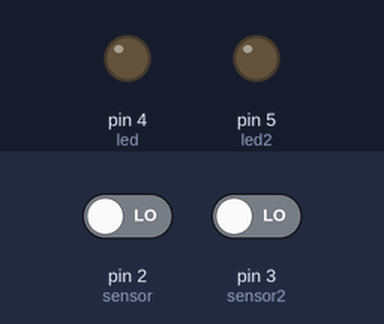
This sketch was run on a simulated Arduino Uno, built with avr-gcc and run on an emulated ATmega328P. Shown: output pins drawn as LEDs (lit = HIGH). The inputs (shaded band) are chosen by the test bench; at power-on: pin 2 (sensor) LOW, pin 3 (sensor2) LOW.

Above: at 1.2 s.
1.3 s: pin 2 (sensor) driven HIGH
At 1.8 s:
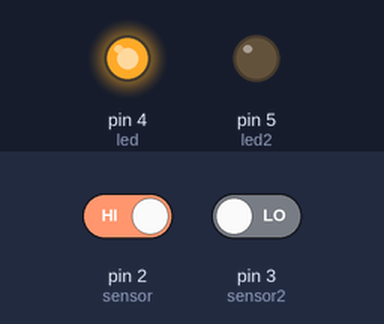
2.9 s: pin 3 (sensor2) driven HIGH
At 4.1 s:
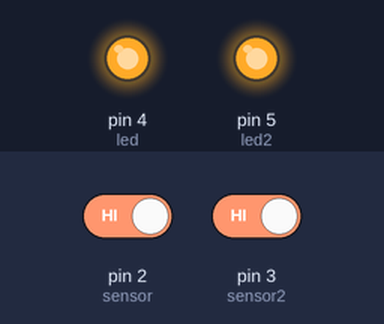
4.4 s: pin 2 (sensor) driven LOW
At 5.3 s:
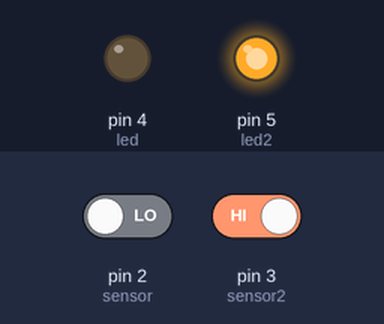
5.9 s: pin 3 (sensor2) driven LOW
At 6.4 s:
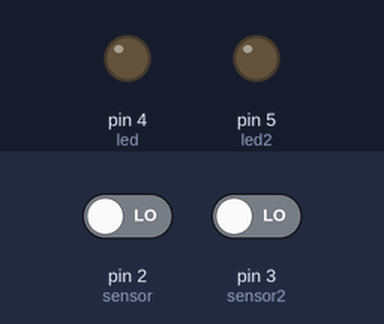
Timing chart, 0 to 8.4 s (numbered marks = the images above; inputs shaded):
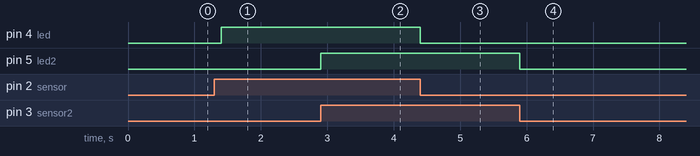

The sketch:

v.2.ino
```cpp
//sensores a 45 grados para encender sus propios LEDs integrados al inclinarse.
int sensor=2;
int sensor2=3;
int led=4;
int led2=5;
int estado;
int estado2;
void setup()
{
  pinMode(sensor,INPUT);
  pinMode(sensor2,INPUT);

  pinMode(led,OUTPUT);
  pinMode(led2,OUTPUT);
}

void loop()
{
  estado=digitalRead(sensor);
  digitalWrite(led,estado);
  delay(100);

  estado2=digitalRead(sensor2);
  digitalWrite(led2,estado2);
  delay(100);
}
```

Measured:
- after the input at 1.3 s, pin 4 (led): LOW → HIGH after 0.10 s
- after the input at 2.9 s, pin 5 (led2): LOW → HIGH at once
- after the input at 4.4 s, pin 4 (led): HIGH → LOW at once
- after the input at 5.9 s, pin 5 (led2): HIGH → LOW at once
